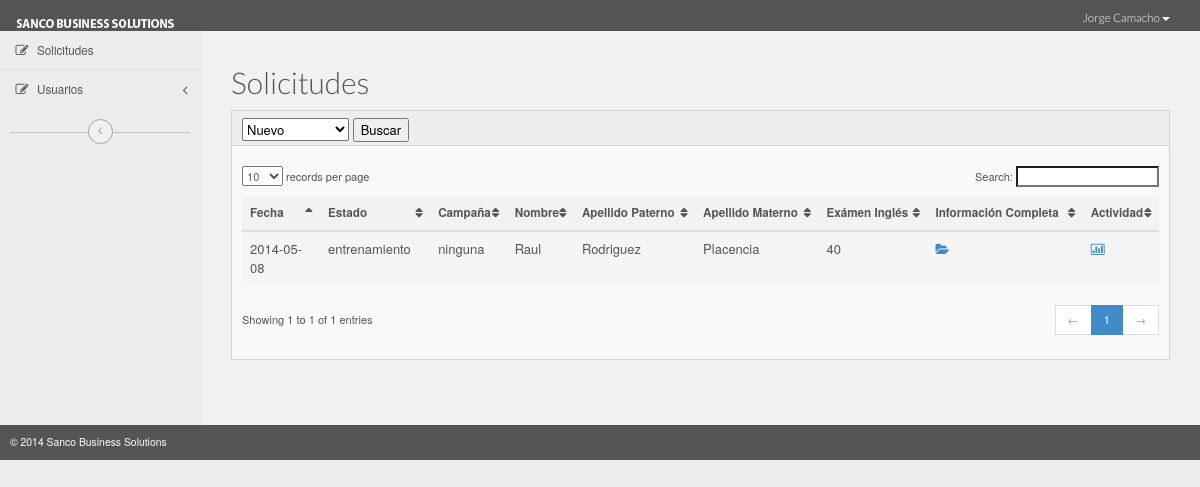
The page /admin/index.php?estado=4 (signed in) on the database its author committed.
### tables this page shows
CREATE TABLE IF NOT EXISTS `user` (
  `id_user` int(10) NOT NULL AUTO_INCREMENT,
  `name` varchar(125) NOT NULL,
  `email` varchar(125) NOT NULL,
  `password` text NOT NULL,
  `type_user` int(1) NOT NULL,
  PRIMARY KEY (`id_user`)
);

CREATE TABLE IF NOT EXISTS `solicitud` (
  `id_solicitud` int(9) NOT NULL AUTO_INCREMENT,
  `fecha` date NOT NULL,
  `correo` varchar(125) NOT NULL,
  `paterno` varchar(125) NOT NULL,
  `materno` varchar(125) NOT NULL,
  `nombre` varchar(125) NOT NULL,
  `fechanac` date NOT NULL,
  `nacionalidad` varchar(125) NOT NULL,
  `genero` varchar(125) NOT NULL,
  `civil` varchar(125) NOT NULL,
  `calle` text NOT NULL,
  `numero` varchar(10) NOT NULL,
  `colonia` varchar(125) NOT NULL,
  `cp` varchar(10) NOT NULL,
  `estado` varchar(125) NOT NULL,
  `municipio` varchar(125) NOT NULL,
  `nombrecto1` varchar(125) NOT NULL,
  `telefonocto1` varchar(30) NOT NULL,
  `nombrecto2` varchar(125) NOT NULL,
  `telefonocto2` varchar(30) NOT NULL,
  `gradoEstudios` varchar(125) NOT NULL,
  `institucion` varchar(125) NOT NULL,
  `edoacademico` varchar(125) NOT NULL,
  `ingles` varchar(125) NOT NULL,
  `estudia` varchar(125) NOT NULL,
  `otrosestudios` varchar(125) NOT NULL,
  `habilidades` varchar(125) NOT NULL,
  `anterior1` varchar(125) NOT NULL,
  `puesto1` varchar(125) NOT NULL,
  `salario1` varchar(125) NOT NULL,
  `anterior2` varchar(125) NOT NULL,
  `puesto2` varchar(125) NOT NULL,
  `salario2` varchar(125) NOT NULL,
  `trabaja` varchar(10) NOT NULL,
  `disponibilidad` varchar(125) NOT NULL,
  `estado_solicitud` int(9) NOT NULL,
  `resultadoExamen` int(11) DEFAULT NULL,
  `campania` varchar(100) DEFAULT NULL,
  PRIMARY KEY (`id_solicitud`)
);

### admin/lock.php (called while the page is built, shortened)
<?php
include_once '../Classes/User.php';
$user=new User();
$user_check=$_SESSION['login_user'];
$user->getUserDatabyEmail($user_check);
$user_name=$user->getName();
$type_user=$user->getTypeUser();
?>

### Classes/User.php (called while the page is built, shortened)
<?php
include_once 'Conexion.php';
class User {
    private $name;
    private $type_user;
         function getName()
	 { return $this->name;}
         function getTypeUser()
	 { return $this->type_user;}
                function getUserDatabyEmail($user_check)
{
$ses_sql=mysql_query("select name,email,type_user,id_user from user where email='$user_check'");
$row=mysql_fetch_array($ses_sql);
$this->name=$row['name'];
$this->type_user=$row['type_user'];
}
}
?>

### Classes/Solicitud.php (called while the page is built, shortened)
<?php
include_once 'Conexion.php';
class Solicitud {
     private $id_solicitud;
     private $estado;
         function setIdSolicitud($val)
	 { $this->id_solicitud=$val;}
         function setEstado($val)
	 {
           $this->estado=$val;
         }
                                function getSolicitudesPorEstado()
	{
$conexion=new Conexion();
$sql="select * from solicitud where estado_solicitud=$this->estado order by id_solicitud DESC" ;
 $row=$conexion->sql($sql);
 return $row;
	}
                function getFechaRecienteLog()
	{
$conexion=new Conexion();
$sql="SELECT MAX( fecha ) FROM  log WHERE id_solicitud =$this->id_solicitud ";
$row=$conexion->sql($sql);
return $row;
	}
}
?>

### Classes/Conexion.php (called while the page is built, shortened)
<?php
    class Conexion {
        private $host='localhost';
        private $user='root';
        private $pass='';
        private $n=0;
       function __construct() {
           $this->conexion = mysql_connect($this->host, $this->user, $this->pass);
       }
       function sql($sql) {
           if (is_array($sql)) {
               foreach ($sql as $s) {
                   $res = mysql_query($s);
                   if (mysql_errno()) echo mysql_error().'<br>';
                   $this->n++;
               }
           } else {
               $res = mysql_query($sql);
               $this->n++;
           }
           return $res;
       }
   }
   ?>

### admin/index.php (the view, shortened to what this page needs)
<?php include_once 'lock.php';
 include_once '../Classes/Solicitud.php';
 $solicitud= new Solicitud();
 $solicitud->setEstado(1);
 $result=$solicitud->getSolicitudesPorEstado();
 if(isset($_GET['estado']))
 {
   $estado=$_GET['estado'];
   if($estado==0)
   {
    $result=$solicitud->getSolicitudes();
   }
   else
   {
 $solicitud->setEstado($_GET['estado']);
   $result=$solicitud->getSolicitudesPorEstado();
   }
 }
?>
<!DOCTYPE html>
<html lang="en" class="no-js">
<head>
	<link href="assets/css/bootstrap.min.css" rel="stylesheet" type="text/css">
	<link href="assets/css/font-awesome.min.css" rel="stylesheet" type="text/css">
	<link href="assets/css/main.min.css" rel="stylesheet" type="text/css">
	<link href="demo-style-switcher/assets/css/style-switcher.css" rel="stylesheet" type="text/css">
</head>
<body>
	<div class="wrapper">
	<?php include 'Modules/topbar.php';?>
		<div class="bottom">
			<div class="container">
				<div class="row">
					<div class="col-md-2 left-sidebar">
					<?php include 'Modules/sidebar.php';?>
						<div class="sidebar-minified js-toggle-minified">
							<i class="fa fa-angle-left"></i>
						</div>
					</div>
					<div class="col-md-10 content-wrapper">
						<div class="row">
							<div class="col-md-4">
							</div>
							<div class="col-md-8">
							</div>
						</div>
						<div class="content">
							<div >
								<h2>Solicitudes</h2>
							</div>
							<div class="main-content">
								<div class="widget widget-table">
                                                                    <div class="widget-header" style="color:  #000000">
                                                                        <form  action="" method="get">
                                                                        <select style="margin-top:7px" name="estado">
                                                                        </select>
                                  <button type="submit" >Buscar</button>
                                                                        </form>
									</div>
									<div class="widget-content">
										<table class="table table-sorting table-striped table-hover datatable" cellpadding="0" cellspacing="0" width="100%">
											<thead>
												<tr>	<th>Fecha</th>
                                                                                                        <th>Estado</th>
                                                                                                        <th>Campaña</th>
													<th>Nombre</th>
													<th>Apellido Paterno</th>
													<th>Apellido Materno</th>
												        <th>Exámen Inglés</th>
													<th>Información Completa</th>
                                                                                                          <?php if($type_user==2 || $type_user==1)
     { ?>
                                                                                                        <th>Actividad</th>
                                                                                                   <?php }?>
                                                                                                </tr>
											</thead>
											<tbody>
                                                           									    <?php
                                 while ($row = mysql_fetch_array($result))
                                 {
                                     $solicitud->setIdSolicitud($row['id_solicitud']);
                                     $fecha=$solicitud->getFechaRecienteLog();
                                 ?>
												<tr>
                                                                                                        <td><?php echo $row['fecha']?></td>
                                                                                                        <td><?php
                                                                                                            if($row['estado_solicitud']==4)echo 'entrenamiento';
                                                                                                        ?>
                                                                                                        </td>
                                                                                                        <td><?php
                                                                                                        if($row['campania']==1)echo 'ninguna';
                                                                                                                ?></td>
													<td><?php echo $row['nombre']?></td>
													<td><?php echo $row['paterno']?></td>
													<td><?php echo $row['materno']?></td>
                                                                                                        <td><?php echo $row['resultadoExamen']?></td>
                                                                                                        <td><a href="infocompleta.php?id=<?php echo $row['id_solicitud']?>"><i class=" fa fa-folder-open"></i></a></td>
                                                                                                        <?php  if($type_user==2 || $type_user==1){
     ?>
                                                                                                        <td><a href="log.php?id=<?php echo $row['id_solicitud']?>"><i class="fa fa-bar-chart-o"></i></a></td>
                                                                                                        <?php } ?>
                                                                                                </tr>
                                 <?php } ?>
											</tbody>
										</table>
									</div>
								</div>
							</div>
						</div>
					</div>
				</div>
			</div>
		</div>
		<footer class="footer">
			&copy; 2014 Sanco Business Solutions
		</footer>
	</div>
</body>
</html>

### admin/Modules/topbar.php (shortened to what this page needs)
<div class="top-bar">
		<div class="container">
			<div class="row">
				<div class="col-md-2 logo">
					<a href="index.php">
						<img src="assets/img/kingboard-logo-white.png" alt="Kingboard - Admin Dashboard" />
					</a>
				</div>
				<div class="col-md-10">
					<div class="row">
						<div class="col-md-3">
						</div>
						<div class="col-md-9">
							<div class="top-bar-right">
								<div class="logged-user">
									<div class="btn-group">
										<a href="#" class="btn btn-link dropdown-toggle" data-toggle="dropdown">
											<span class="name"><?php echo $user_name ?></span>
											<span class="caret"></span>
										</a>
									</div>
								</div>
							</div>
						</div>
					</div>
				</div>
			</div>
		</div>
	</div>

### rows shown on the page
user: name "Jorge Camacho", estado "Nuevo"
solicitud: fecha "2014-05-08", estado_solicitud "entrenamiento", campania "ninguna", nombre "Raul", paterno "Rodriguez", materno "Placencia", resultadoExamen "40"
